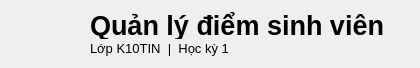
     <widget class="QFrame" name="header">
      <layout class="QHBoxLayout" name="headerLayout">
       <item>
        <widget class="QLabel" name="logoLabel">
         <property name="text">
          <string />
         </property>
         <property name="pixmap">
          <pixmap resource="resources.qrc">:/icons/graduate.svg</pixmap>
         </property>
         <property name="scaledContents">
          <bool>true</bool>
         </property>
         <property name="alignment">
          <set>Qt::AlignCenter</set>
         </property>
         <property name="minimumSize">
          <size>
           <width>66</width>
           <height>48</height>
          </size>
         </property>
         <property name="maximumSize">
          <size>
           <width>66</width>
           <height>48</height>
          </size>
         </property>
        </widget>
       </item>
       <item>
        <layout class="QVBoxLayout" name="titleLayout">
         <property name="spacing">
          <number>2</number>
         </property>
         <property name="leftMargin">
          <number>0</number>
         </property>
         <property name="topMargin">
          <number>0</number>
         </property>
         <property name="rightMargin">
          <number>0</number>
         </property>
         <property name="bottomMargin">
          <number>0</number>
         </property>
         <item>
          <widget class="QLabel" name="titleLabel">
           <property name="font">
            <font>
             <family>Segoe UI</family>
             <pointsize>20</pointsize>
             <weight>75</weight>
             <bold>true</bold>
            </font>
           </property>
           <property name="text">
            <string>Quản lý điểm sinh viên</string>
           </property>
          </widget>
         </item>
         <item>
          <widget class="QLabel" name="subtitleLabel">
           <property name="font">
            <font>
             <family>Segoe UI</family>
             <pointsize>10</pointsize>
            </font>
           </property>
           <property name="text">
            <string>Lớp K10TIN  |  Học kỳ 1</string>
           </property>
          </widget>
         </item>
        </layout>
       </item>
       <item>
        <spacer name="headerSpacer">
         <property name="orientation">
          <enum>Qt::Horizontal</enum>
         </property>
         <property name="sizeHint" stdset="0">
          <size>
           <width>24</width>
           <height>12</height>
          </size>
         </property>
        </spacer>
       </item>
       <property name="leftMargin">
        <number>12</number>
       </property>
       <property name="topMargin">
        <number>12</number>
       </property>
       <property name="rightMargin">
        <number>12</number>
       </property>
       <property name="bottomMargin">
        <number>12</number>
       </property>
       <property name="spacing">
        <number>12</number>
       </property>
      </layout>
      <property name="minimumSize">
       <size>
        <width>0</width>
        <height>68</height>
       </size>
      </property>
      <property name="maximumSize">
       <size>
        <width>16777215</width>
        <height>68</height>
       </size>
      </property>
     </widget>
